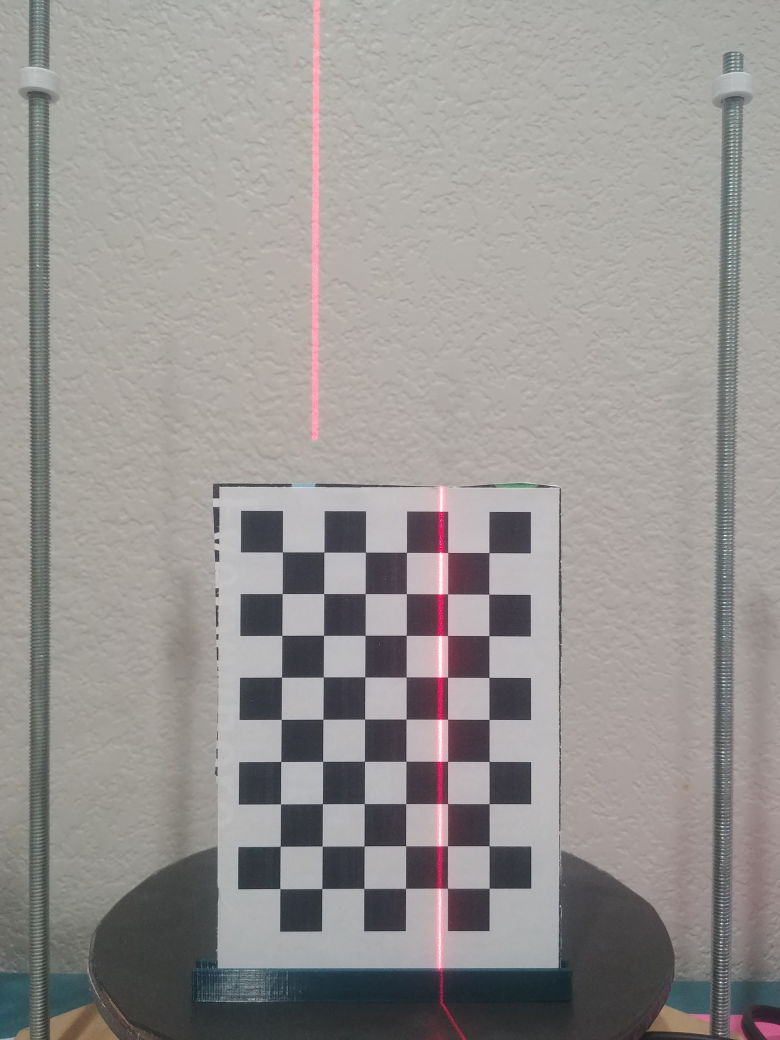
#> input picture calibration/calibration_F1.jpg, 3120 x 4160 px, found by its file name (shown at 1/4 size)
$ python play.py
#> lines starting #> are read from the running program, lines starting #| are printed output that depends on the picture; long printed decimals are rounded
### parser_linear_calibration.py
import math
import cv2
from parser_roi import get_roi_by_img
import parser_util
import json
import os
from calibrate_camera import CameraCalibration


grid_size = 13.0    # mm of grid squares
nx = 6              # nx: number of grids in x axis
ny = 6              # ny: number of grids in y axis

yf = 48.4
yr = -51.4

scale_x_slope = [0.0, 0.0]  # M(b, f) B(b, f)
scale_y_slope = [0.0, 0.0]  # M(b, f) B(b, f)
alpha_slope = [0.0, 0.0]  # M(b, f) B(b, f)


def get_p2p_dist(p):
    avg_r = []
    avg_c = []
    for y in range(0, ny):
        for x in range(0, nx-1):
            x0 = p[y*nx+x, 0, 0]
            y0 = p[y*nx+x, 0, 1]
            x1 = p[y*nx+x+1, 0, 0]
            y1 = p[y*nx+x+1, 0, 1]
            d = math.sqrt(math.pow((x1-x0), 2) + math.pow((y1-y0), 2))
            # print('y x d', y, x, d)
            avg_r.append(d)
    for x in range(0, nx):
        for y in range(0, ny-1):
            x0 = p[x+y*nx, 0, 0]
            y0 = p[x+y*nx, 0, 1]
            x1 = p[x+y*nx+nx, 0, 0]
            y1 = p[x+y*nx+nx, 0, 1]
            d = math.sqrt(math.pow((x1-x0), 2) + math.pow((y1-y0), 2))
            # print('x y d', x, y, d)
            avg_c.append(d)
    print('length', len(avg_r), len(avg_c))
    avg_x = sum(avg_r)/len(avg_r)
    avg_y = sum(avg_c)/len(avg_c)
    print('avg_x[%0.2f], avg_y[%0.2f]' % (avg_x, avg_y))
    return avg_x, avg_y


# [22 lines left out: functions get_scalar, get_slope, not called in this run]


class LinearCalibration(object):
    # [159 lines left out: functions __init__, load, get_scalar, get_c, get_center_x, set_slope and 1 more, not called in this run]

    def get_scalar_by_x(self, x):
        return scale_x_slope[0] * x + scale_x_slope[1]

    @property
    def scalar(self):
        return self._scalar[0]


"""
13.62 @ 62.25
9.45 @ -57.75
"""

### play.py
import cv2
from os import getcwd
from parser_linear_calibration import get_p2p_dist
import numpy as np
from skimage.metrics import structural_similarity


scan_path = getcwd() + "\\linear_calibration\\"


f1 = cv2.imread(scan_path + "calibration_F1.jpg")
#> f1 is the input picture: shape (4160, 3120, 3); mean B, G, R 146.2, 148.2, 151.5
f0 = cv2.imread(scan_path + "calibration_F0.jpg")
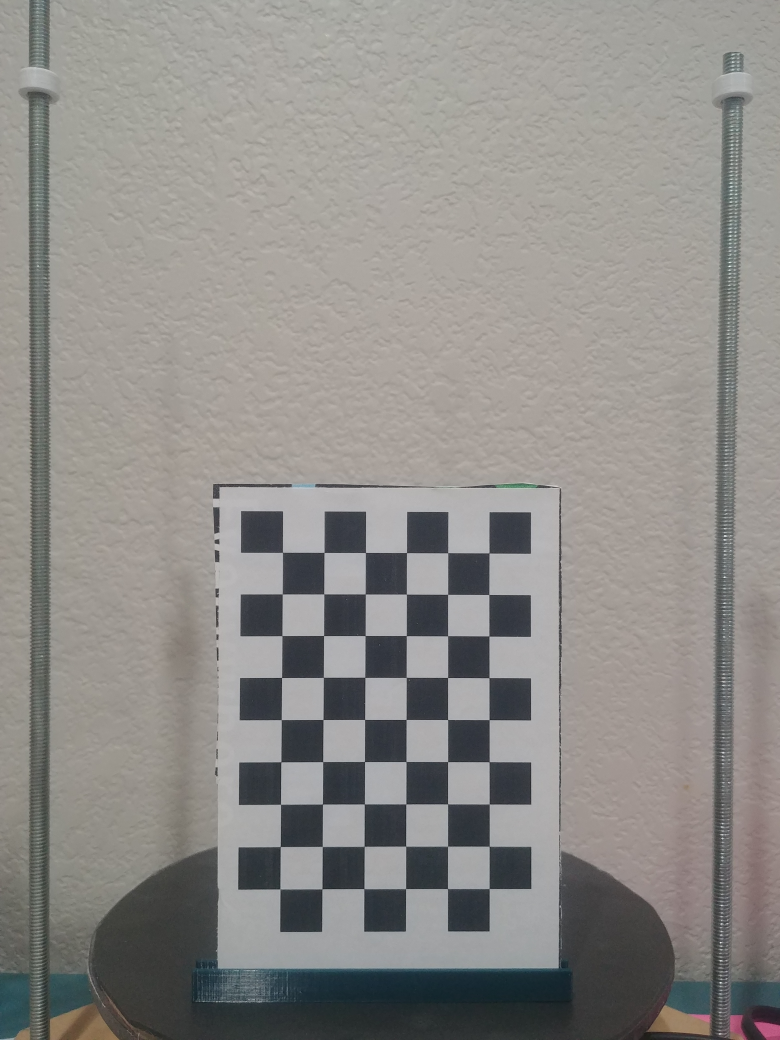
#> input picture calibration/calibration_F0.jpg, 3120 x 4160 px, found by its file name (shown at 1/4 size)
#> f0 is the input picture: shape (4160, 3120, 3); mean B, G, R 137, 140.3, 142.5
b1 = cv2.imread(scan_path + "calibration_B1.jpg")
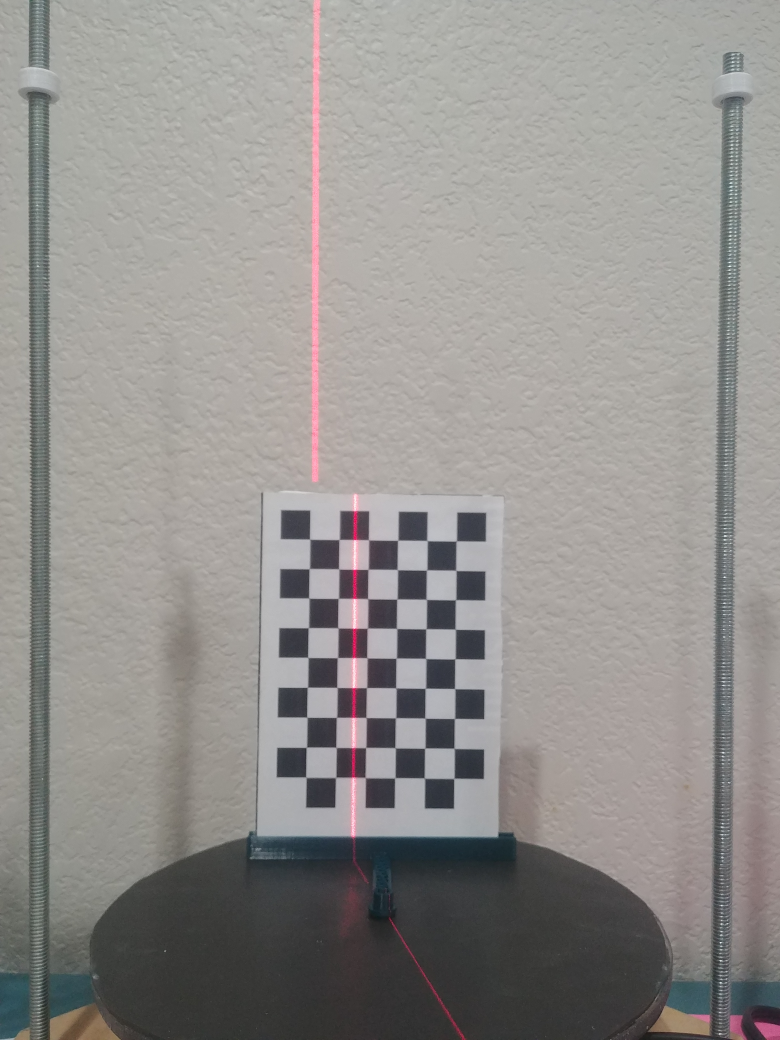
#> input picture calibration/calibration_B1.jpg, 3120 x 4160 px, found by its file name (shown at 1/4 size)
#> b1 is the input picture: shape (4160, 3120, 3); mean B, G, R 141.7, 144.4, 146.9
b0 = cv2.imread(scan_path + "calibration_B0.jpg")
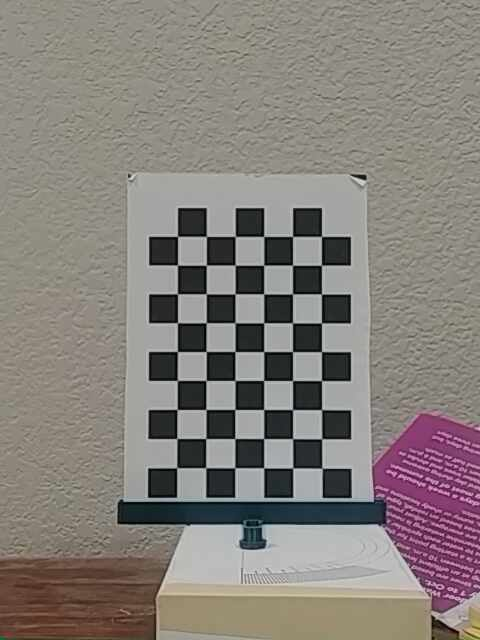
#> input picture linear_calibration/calibration_B0.jpg, 480 x 640 px, found by its file name
#> b0 is the input picture: shape (640, 480, 3); mean B, G, R 122.8, 127.9, 133.9


# Convert images to grayscale
f1_g = cv2.cvtColor(f1, cv2.COLOR_BGR2GRAY)
f0_g = cv2.cvtColor(f0, cv2.COLOR_BGR2GRAY)
b1_g = cv2.cvtColor(b1, cv2.COLOR_BGR2GRAY)
b0_g = cv2.cvtColor(b0, cv2.COLOR_BGR2GRAY)
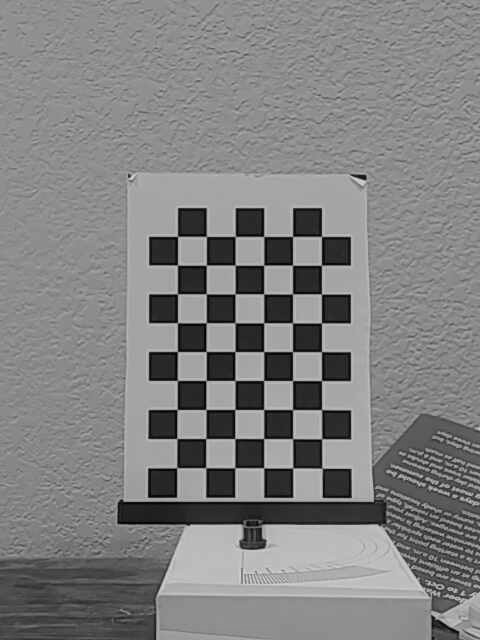
#> b0_g: shape (640, 480); min 0, max 222, mean 129.2

grid_size = 13.0    # mm of grid squares
nx = 6              # nx: number of grids in x axis
ny = 9              # ny: number of grids in y axis

criteria = (cv2.TERM_CRITERIA_EPS + cv2.TERM_CRITERIA_MAX_ITER, 30, 0.001)
gray = cv2.cvtColor(f1, cv2.COLOR_BGR2GRAY)
ret, corners = cv2.findChessboardCorners(gray, (nx, ny), None)
#> ret = True; corners = 54 rows, first 8: [1131.3, 2208.5], [1297.6, 2210.2], [1463.4, 2209], [1627.5, 2211.3], [1795, 2212], [1957.9, 2212.6], [1129.5, 2375.6], [1296, 2375.9]
print(corners)
#> (printed output is left out)
if ret:
    corners2 = cv2.cornerSubPix(gray, corners, (11, 11), (-1, -1), criteria)
#> corners2 = 54 rows, first 8: [1130.6, 2209.3], [1296.9, 2209.6], [1462.6, 2210], [1627.3, 2210.6], [1792.4, 2211.3], [1957.3, 2212], [1129.7, 2376], [1296.1, 2375.8]
    scalar_x, scalar_y = get_p2p_dist(corners2)
#> after the loop in get_p2p_dist, `for y in range(0, ny):`: avg_r = 30 values, max 167.5 at index 25, min 164.6 at index 7, mean 165.8
#> after the loop in get_p2p_dist, `for x in range(0, nx):`: avg_c = 30 values, max 169 at index 8, min 165.9 at index 15, mean 167.2
#| length 30 30
#> in get_p2p_dist, `avg_x = sum(avg_r)/len(avg_r)`: avg_x = 165.8
#> in get_p2p_dist, `avg_y = sum(avg_c)/len(avg_c)`: avg_y = 167.2
#| avg_x[165.85], avg_y[167.25]
#> scalar_x = 165.8; scalar_y = 167.2
    scalar_x /= grid_size
#> scalar_x = 12.76
    scalar_y /= grid_size
#> scalar_y = 12.87
    _scalar = (scalar_x + scalar_y) / 2.0
    print('scalar', _scalar)
#| scalar 12.811
